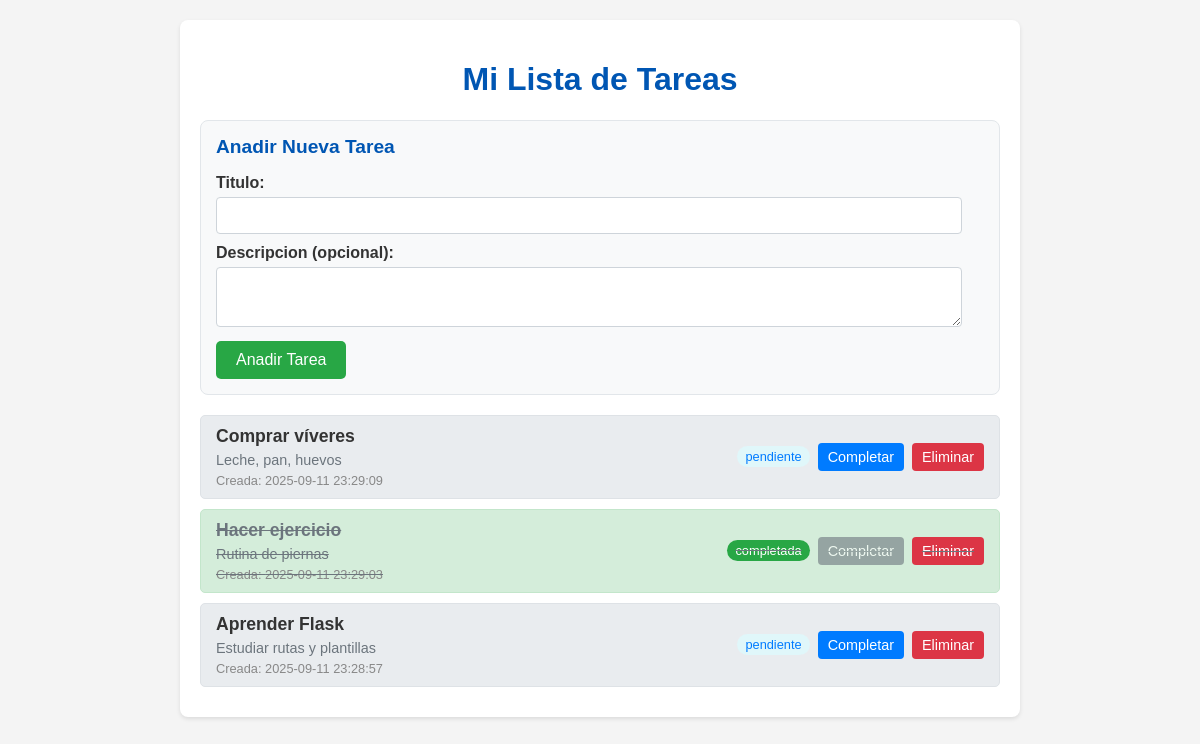
The app's page /, older data.
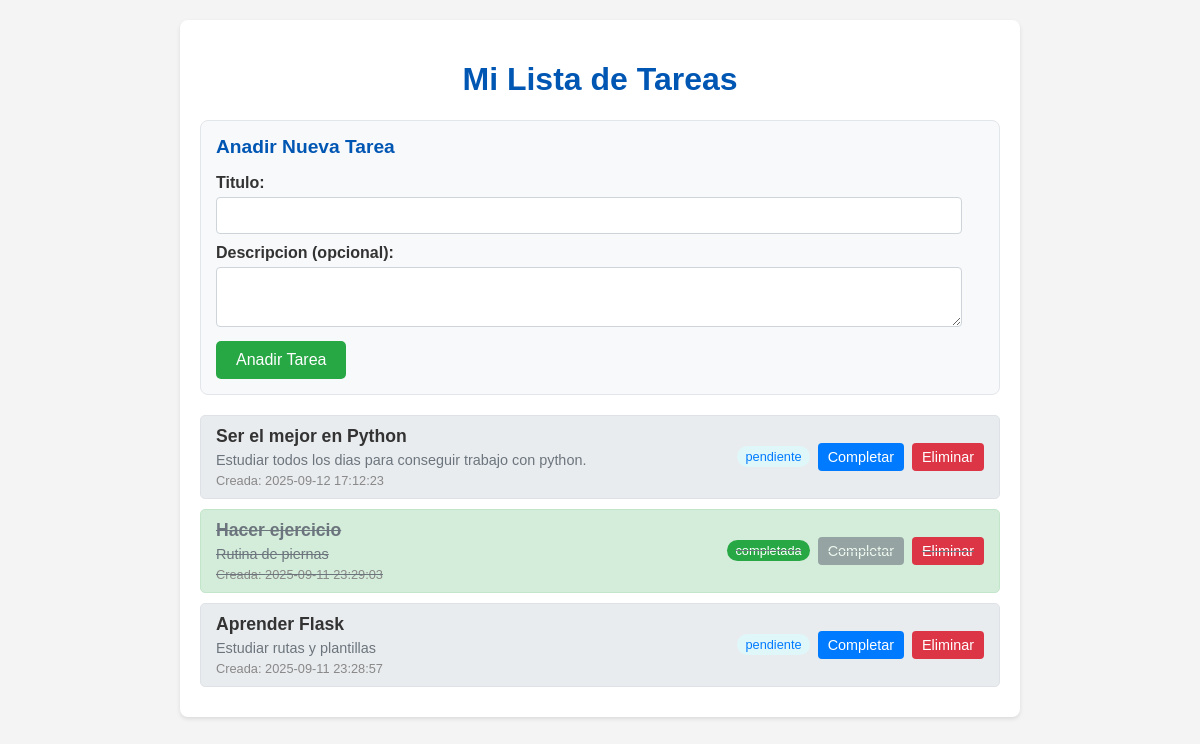
The same page, newer data.
### tables this page shows
CREATE TABLE tasks (
            id INTEGER PRIMARY KEY AUTOINCREMENT,
            title TEXT NOT NULL,
            description TEXT,
            status TEXT NOT NULL DEFAULT 'pendiente', -- 'pendiente', 'completada'
            created_at TIMESTAMP DEFAULT CURRENT_TIMESTAMP
        );

### app.py (the view, shortened to what this page needs)
@app.route("/", methods=('GET', 'POST'))
def home():
    conn = get_db_connection()
    tasks = conn.execute("SELECT * FROM tasks ORDER BY created_at DESC").fetchall()
    conn.close()
    return render_template("index.html", tasks=tasks)

### database.py (called while the page is built)
def get_db_connection():
    conn = sqlite3.connect(DATABASE)
    conn.row_factory = sqlite3.Row
    return conn

### templates/index.html (shortened to what this page needs)
<!DOCTYPE html>
<html lang="es">
<head>
</head>
<body>
    <div class="container">
        <h1>Mi Lista de Tareas</h1>
        <div class="add-task-form">
            <h2>Anadir Nueva Tarea</h2>
            <form method="POST" action="{{ url_for('home') }}">
                <label for="title">Titulo:</label>
                <input type="text" id="title" name="title" required>
                <label for="description">Descripcion (opcional):</label>
                <textarea name="description" id="description"></textarea>
                <button type="submit">Anadir Tarea</button>
            </form>
        </div>
        <div class="task-list">
            {% if tasks %}
                {% for task in tasks %}
                    <div class="task-item {% if task.status == 'completada' %}completed{% endif %}">
                        <div class="task-details">
                            <div class="task-title">{{ task.title }}</div>
                            {% if task.description %}
                                <div class="task-description">{{ task.description }}</div>
                            {% endif %}
                            <div class="task-meta">Creada: {{ task.created_at }}</div>
                        </div>
                        <div class="task-actions">
                            <span class="task-status">{{ task.status }}</span>
                            {% if task.status == 'pendiente' %}
                                <a href="{{ url_for('complete_task', task_id=task.id) }}" class="action-button complete">Completar</a>
                            {% else %}
                                <a href="#" class="action-button complete" style="opacity: 0.6; cursor: not-allowed;">Completar</a>
                            {% endif %}
                            <a href="{{ url_for('delete_task', task_id=task.id) }}" class="action-button delete" onclick="return confirm('Estas seguro de que quieres eliminar esta tarea?');">Eliminar</a>
                        </div>
                    </div>
                {% endfor %}
            {% else %}
            <p class="no-tasks">No hay tareas aun. Anade una!</p>
            {% endif %}
        </div>
    </div>
</body>
</html>

Row changes from the older to the newer data that the page shows:
removed tasks: title "Comprar víveres", description "Leche, pan, huevos", created_at "2025-09-11 23:29:09", status "pendiente"
added tasks: title "Ser el mejor en Python", description "Estudiar todos los dias para conseguir trabajo con python.", created_at "2025-09-12 17:12:23", status "pendiente"
